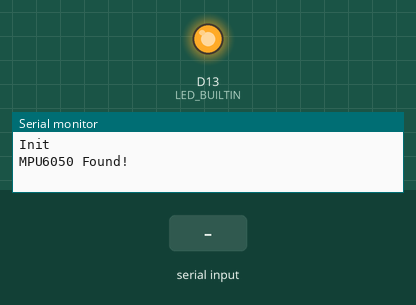
This program was run on a simulated Arduino Nano 33 BLE. Shown: output pins drawn as LEDs (lit = HIGH), the last lines printed to the serial monitor. Inputs (shaded band) come from the test bench.

Above: at 7.1 s.
7.2 s: "1" received over Serial
At 12.8 s:
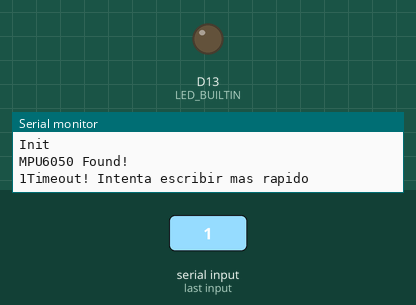
Timing chart, 0 to 14.7 s (numbered marks = the images above; inputs shaded):
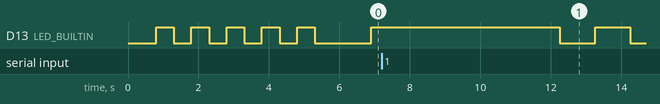

The program:

main.cpp
```cpp
#define SAMPLING 512

#include <PerceptorLogger.h>

PerceptorLogger logger;

#include <SerialSetup.h>
SerialSetup ser;

void setup(void) {
	Serial.begin(230400);

	delay(800);

	Serial.println(F("Init"));

	pinMode(LED_BUILTIN, OUTPUT);

	for (uint8_t i = 0; i < 5; i++)
	{
		digitalWrite(LED_BUILTIN, HIGH);
		delay(500);
		digitalWrite(LED_BUILTIN, LOW);
		delay(500);
	}

	ser.setupLoop([](){
		ser.on("read", [](){
			delay(500);
			logger.logFor(3, 512);
		});
	});

	logger.initialize(150);
}


bool ledState;
unsigned long lastMs=0;
unsigned long currentMs=0;

void loop() {

	ser.listen();

	currentMs = millis();
	if (currentMs - lastMs > 1000)
	{
		digitalWrite(LED_BUILTIN, ledState);
		ledState = !ledState;
		lastMs = currentMs;
	}
}
```
